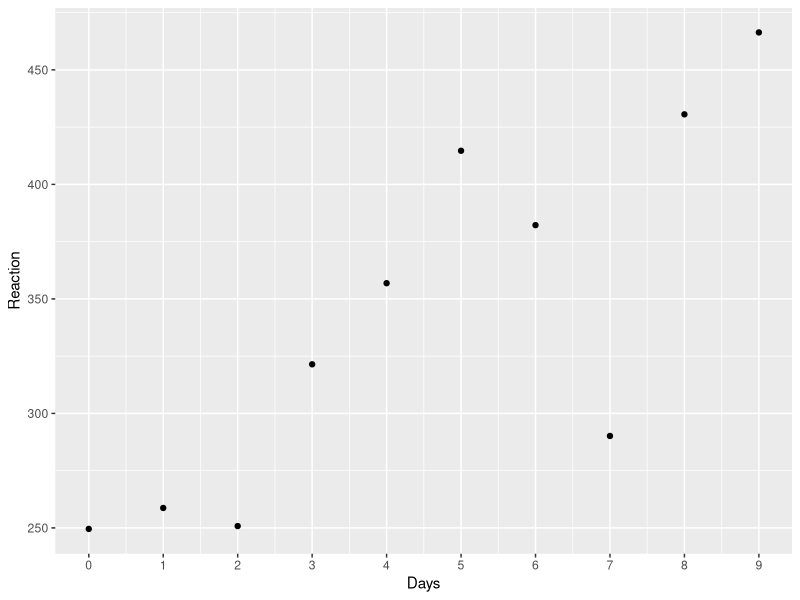

Source code (R):
library(lme4)
library(tidyverse)

just_308 <- sleepstudy %>%
  filter(Subject == "308")

ggplot(just_308, aes(x = Days, y = Reaction)) +
  geom_point() +
  scale_x_continuous(breaks = 0:9)

sleep2 <- sleepstudy %>%
  filter(Days >= 2L) %>%
  mutate(days_deprived = Days - 2L)
sleep2 %>%
  count(days_deprived, Days)


cp_model <- lm(Reaction ~ days_deprived, sleep2)

summary(cp_model)




np_model <- lm(Reaction ~ days_deprived + Subject + days_deprived:Subject,
               data = sleep2)

summary(np_model)




pp_mod <- lmer(Reaction ~ days_deprived + (days_deprived | Subject), sleep2)

summary(pp_mod)

mx <- VarCorr(pp_mod)[["Subject"]]

## if cov = rho * t00 * t11, then
## rho = cov / (t00 * t11).
mx[1, 2] / (sqrt(mx[1, 1]) * sqrt(mx[2, 2]))


# modify sleep2 data 
sleep2 <- sleep2 %>% mutate(treatment = rep(c("one","two","three"), each=48) %>% as.factor())

mod1 <- lmer(Reaction ~ days_deprived:treatment + (days_deprived | Subject), sleep2)
summary(mod1)

mod2 <- lmer(Reaction ~ days_deprived + days_deprived:treatment + (days_deprived | Subject), sleep2)
summary(mod2)


fixef(mod1)

fixef(mod2)
